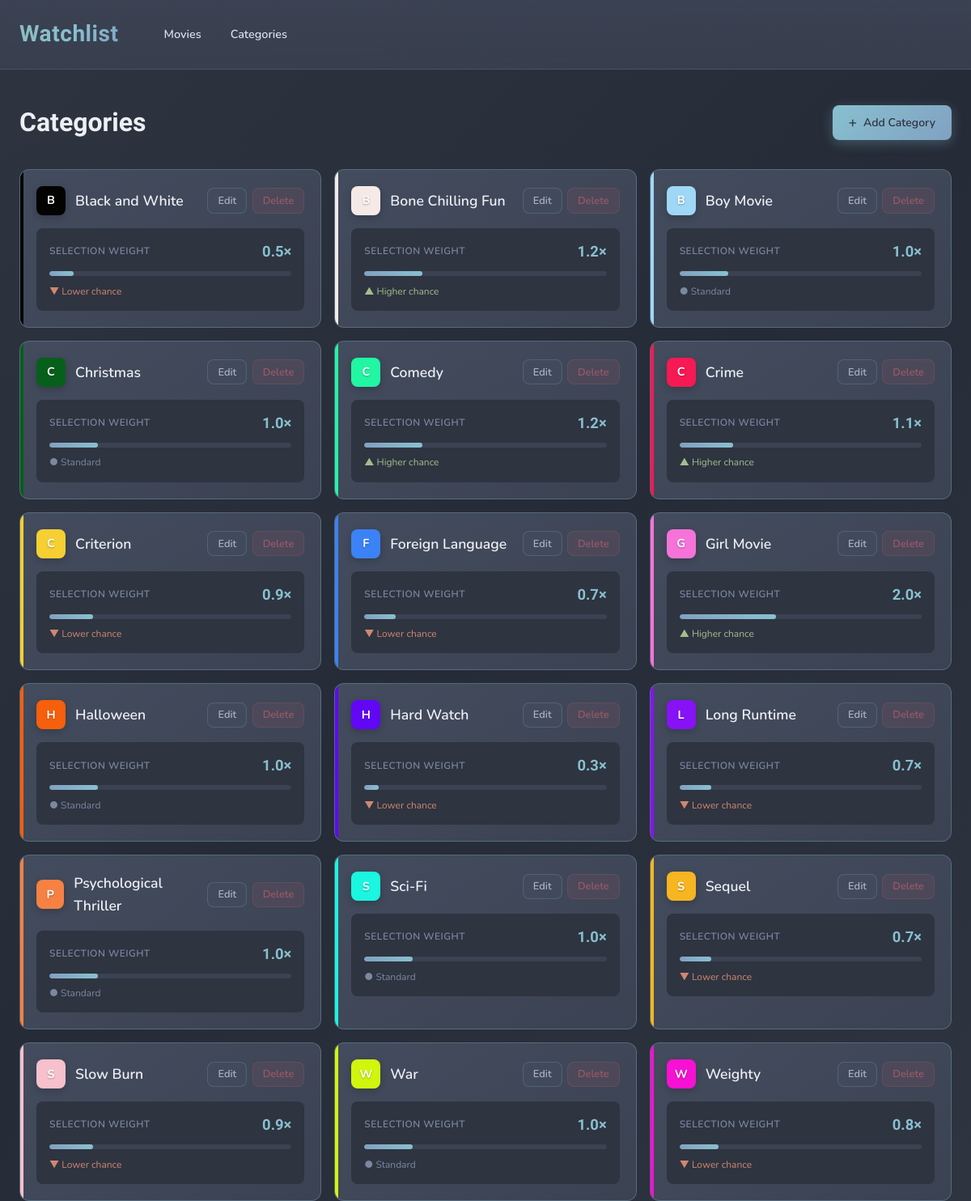
The page /categories on the database as committed earlier.
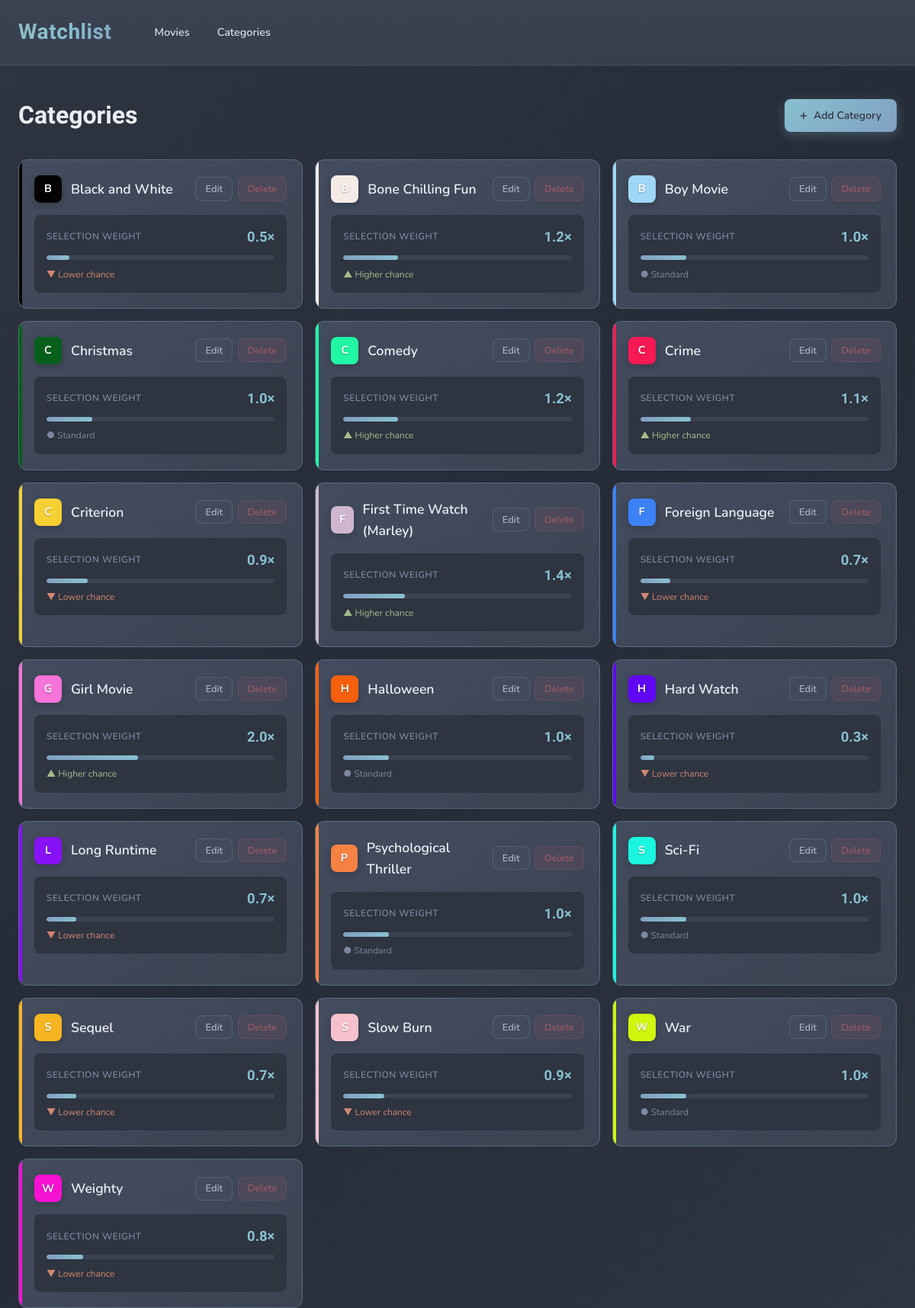
The same page on the database as committed later.
### tables this page shows
CREATE TABLE categories (
                id INTEGER PRIMARY KEY AUTOINCREMENT,
                name TEXT UNIQUE NOT NULL,
                color TEXT DEFAULT '#3b82f6'
            , weight REAL DEFAULT 1.0);

### main.py (the view)
@app.get("/categories", response_class=HTMLResponse)
async def manage_categories(request: Request):
    with get_db() as conn:
        categories_data = conn.execute('SELECT * FROM categories ORDER BY name').fetchall()
        categories = [dict(row) for row in categories_data]
    return templates.TemplateResponse("categories.html", {
        "request": request,
        "categories": categories
    })

### templates/categories.html (shortened to what this page needs)
{% extends "base.html" %}
{% block content %}
<div class="page-header">
    <h2>Categories</h2>
    <button class="btn btn-primary" onclick="showCreateModal()">
        <span style="font-size: 1.1rem;">+</span> Add Category
    </button>
</div>
{% if categories %}
<div class="categories-grid">
    {% for category in categories %}
    <div class="category-card" style="--category-color: {{ category.color }}; animation-delay: {{ loop.index0 * 40 }}ms;">
        <div class="category-header">
            <div class="category-info">
                <div class="category-color-badge" style="background: {{ category.color }};">
                    {{ category.name[0]|upper }}
                </div>
                <span class="category-name">{{ category.name }}</span>
            </div>
            <div class="category-actions">
                <button class="btn btn-secondary btn-sm" onclick="editCategory({{ category.id }}, '{{ category.name|replace("'", "\\'") }}', '{{ category.color }}', {{ category.weight|default(1.0) }})">Edit</button>
                <button class="btn btn-danger btn-sm" onclick="deleteCategory({{ category.id }})">Delete</button>
            </div>
        </div>
        <div class="weight-section">
            <div class="weight-header">
                <span class="weight-label">Selection Weight</span>
                <span class="weight-value">{{ "%.1f"|format(category.weight|default(1.0)) }}×</span>
            </div>
            <div class="weight-bar-track">
                <div class="weight-bar" style="width: {{ [(category.weight|default(1.0) / 5 * 100)|int, 100]|min }}%;"></div>
            </div>
            <div class="weight-status {% if category.weight|default(1.0) > 1.0 %}high{% elif category.weight|default(1.0) < 1.0 %}low{% else %}normal{% endif %}">
                {% if category.weight|default(1.0) > 1.0 %}
                    ▲ Higher chance
                {% elif category.weight|default(1.0) < 1.0 %}
                    ▼ Lower chance
                {% else %}
                    ● Standard
                {% endif %}
            </div>
        </div>
    </div>
    {% endfor %}
</div>
{% else %}
<div class="empty-state">
    <h3>No Categories Yet</h3>
    <p>Create categories to organize your movie collection.</p>
    <button class="btn btn-primary" onclick="showCreateModal()">Create Your First Category</button>
</div>
{% endif %}
{% endblock %}

### templates/base.html (shortened to what this page needs)
<!DOCTYPE html>
<html lang="en">
<head>
</head>
<body>
    <div class="header">
        <div class="container">
            <nav class="nav">
                <h1>Watchlist</h1>
                <div class="nav-links">
                    <a href="/" class="{% if request.endpoint == 'index' %}active{% endif %}">Movies</a>
                    <a href="/categories" class="{% if request.endpoint == 'manage_categories' %}active{% endif %}">Categories</a>
                </div>
            </nav>
        </div>
    </div>
    <div class="container">
        {% block content %}{% endblock %}
    </div>
</body>
</html>

### templates/base.html (style rules this page uses)
:root { --nord0: #2E3440; --nord1: #3B4252; --nord2: #434C5E; --nord3: #4C566A; --nord4: #D8DEE9; --nord5: #E5E9F0; --nord6: #ECEFF4; --frost1: #8FBCBB; --frost2: #88C0D0; --frost3: #81A1C1; --frost4: #5E81AC; --aurora-red: #BF616A; --aurora-orange: #D08770; --aurora-yellow: #EBCB8B; --aurora-green: #A3BE8C; --aurora-purple: #B48EAD; --bg-base: var(--nord0); --bg-surface: var(--nord1); --bg-elevated: var(--nord2); --bg-interactive: var(--nord3); --text-primary: var(--nord6); --text-secondary: var(--nord4); --text-muted: #7b88a1; --accent: var(--frost2); --accent-light: var(--frost1); --accent-dark: var(--frost4); --border-subtle: rgba(136, 192, 208, 0.15); --border-accent: rgba(136, 192, 208, 0.3); --shadow-soft: 0 4px 20px rgba(0, 0, 0, 0.25); --shadow-glow: 0 0 30px rgba(136, 192, 208, 0.15); --transition-smooth: cubic-bezier(0.4, 0, 0.2, 1); }
* { margin: 0; padding: 0; box-sizing: border-box; }
body { font-family: 'Nunito', -apple-system, BlinkMacSystemFont, sans-serif; background: linear-gradient(135deg, var(--nord0) 0%, #252b37 50%, var(--nord0) 100%); color: var(--text-primary); line-height: 1.6; min-height: 100vh; }
.container { max-width: 1280px; margin: 0 auto; padding: 0 24px; }
.header { background: linear-gradient(180deg, var(--bg-surface) 0%, rgba(59, 66, 82, 0.8) 100%); border-bottom: 1px solid var(--border-subtle); padding: 1.25rem 0; margin-bottom: 2.5rem; backdrop-filter: blur(10px); }
.nav { display: flex; gap: 2.5rem; align-items: center; }
.nav h1 { font-family: 'Quicksand', sans-serif; font-weight: 700; font-size: 1.75rem; letter-spacing: 0.02em; background: linear-gradient(135deg, var(--frost1) 0%, var(--frost2) 50%, var(--frost3) 100%); -webkit-background-clip: text; -webkit-text-fill-color: transparent; background-clip: text; }
.nav-links { display: flex; gap: 0.25rem; }
.nav a { font-family: 'Nunito', sans-serif; font-weight: 600; font-size: 0.9rem; color: var(--text-secondary); text-decoration: none; padding: 0.5rem 1rem; border-radius: 8px; transition: all 0.25s var(--transition-smooth); position: relative; }
.btn { font-family: 'Nunito', sans-serif; font-weight: 600; padding: 0.6rem 1.25rem; border: none; border-radius: 8px; font-size: 0.875rem; cursor: pointer; transition: all 0.25s var(--transition-smooth); text-decoration: none; display: inline-flex; align-items: center; gap: 0.5rem; }
.btn-primary { background: linear-gradient(135deg, var(--frost2) 0%, var(--frost3) 100%); color: var(--nord0); box-shadow: 0 4px 15px rgba(136, 192, 208, 0.3); }
.btn-secondary { background: var(--bg-elevated); color: var(--text-secondary); border: 1px solid var(--border-accent); }
.btn-danger { background: rgba(191, 97, 106, 0.15); color: var(--aurora-red); border: 1px solid rgba(191, 97, 106, 0.3); }
.btn-sm { padding: 0.35rem 0.75rem; font-size: 0.8rem; }
h2 { font-family: 'Quicksand', sans-serif; font-weight: 700; font-size: 2rem; color: var(--text-primary); }

Rows that differ between the two databases and show on the page:
added categories: name "F", name "First Time Watch (Marley)", weight "1.4", {{ [(category.weight|default(1.0) / 5 * 100)|int, 100]|min }} 27 (drawn), shows "▲ Higher chance"
